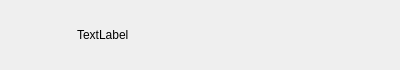
<?xml version="1.0" encoding="UTF-8"?>
<ui version="4.0">
 <class>ConUserItem</class>
 <widget class="QWidget" name="ConUserItem">
  <property name="geometry">
   <rect>
    <x>0</x>
    <y>0</y>
    <width>400</width>
    <height>70</height>
   </rect>
  </property>
  <property name="minimumSize">
   <size>
    <width>0</width>
    <height>70</height>
   </size>
  </property>
  <property name="maximumSize">
   <size>
    <width>16777215</width>
    <height>70</height>
   </size>
  </property>
  <property name="windowTitle">
   <string>Form</string>
  </property>
  <layout class="QHBoxLayout" name="horizontalLayout">
   <item>
    <widget class="QWidget" name="widget" native="true">
     <property name="minimumSize">
      <size>
       <width>60</width>
       <height>60</height>
      </size>
     </property>
     <property name="maximumSize">
      <size>
       <width>60</width>
       <height>60</height>
      </size>
     </property>
     <widget class="QLabel" name="icon_lb">
      <property name="geometry">
       <rect>
        <x>0</x>
        <y>10</y>
        <width>45</width>
        <height>45</height>
       </rect>
      </property>
      <property name="minimumSize">
       <size>
        <width>45</width>
        <height>45</height>
       </size>
      </property>
      <property name="maximumSize">
       <size>
        <width>45</width>
        <height>45</height>
       </size>
      </property>
      <property name="text">
       <string/>
      </property>
     </widget>
     <widget class="QLabel" name="red_point">
      <property name="geometry">
       <rect>
        <x>27</x>
        <y>2</y>
        <width>30</width>
        <height>30</height>
       </rect>
      </property>
      <property name="minimumSize">
       <size>
        <width>30</width>
        <height>30</height>
       </size>
      </property>
      <property name="maximumSize">
       <size>
        <width>30</width>
        <height>30</height>
       </size>
      </property>
      <property name="text">
       <string/>
      </property>
     </widget>
    </widget>
   </item>
   <item>
    <widget class="QLabel" name="user_name_lb">
     <property name="text">
      <string>TextLabel</string>
     </property>
    </widget>
   </item>
  </layout>
 </widget>
 <resources/>
 <connections/>
</ui>
